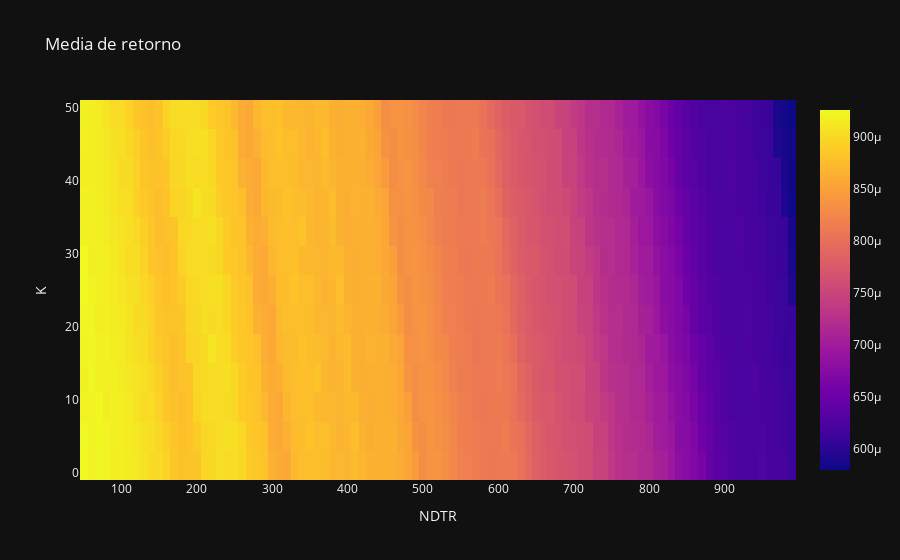

Notebook code for this chart:
### Code cell
fig = go.Figure(data=go.Heatmap(
    z=ret_df['ret'],
    x=ret_df['NDTR'],
    y=ret_df['K'],
    hoverongaps=False))
fig.update_layout(xaxis_title="NDTR", yaxis_title="K", title="Media de retorno")
fig.show()

### Figure 1 — Plotly figure (JSON) as saved in the notebook; plotly's stock layout.template omitted (floating-point values rounded to 4 significant figures; data arrays with more than 128 entries replaced by an {"elided": "..."} marker saying what was removed)
{"data": [{"hoverongaps": false, "x": {"elided": "1235 int values"}, "y": {"elided": "1235 int values"}, "z": {"elided": "1235 float values"}, "type": "heatmap"}], "layout": {"xaxis": {"title": {"text": "NDTR"}}, "yaxis": {"title": {"text": "K"}}, "title": {"text": "Media de retorno"}}}
